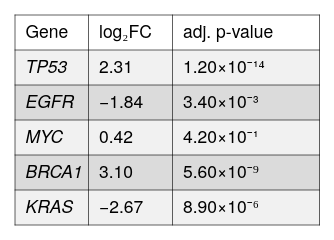

The Vega-Lite source for this figure:
### Vega-Lite specification from a JSON file in a GitHub repository (floating-point values rounded to 4 significant figures)
{"background": null, "config": {"arc": {"fill": "#DBDBDB", "fillOpacity": 1.0, "innerRadius": 25.0, "padAngle": 0.03, "stroke": "black", "strokeOpacity": 1, "strokeWidth": 0.25}, "area": {"fill": "#DBDBDB", "fillOpacity": 1.0, "stroke": "black", "strokeOpacity": 1, "strokeWidth": 0.25}, "axis": {"domain": true, "domainCap": "round", "domainColor": "black", "domainWidth": 0.25, "grid": false, "gridCap": "round", "gridColor": "#F1F1F1", "gridDash": [0, 0], "gridOpacity": 1.0, "gridWidth": 0.25, "labelColor": "black", "labelFont": "Helvetica Neue", "labelFontSize": 7, "labelFontStyle": "normal", "labelFontWeight": 400, "offset": 4.5, "ticks": true, "tickCap": "round", "tickColor": "black", "tickRound": false, "tickSize": 3, "tickWidth": 0.25, "titleColor": "black", "titleFont": "Helvetica Neue", "titleFontSize": 7, "titleFontStyle": "normal", "titleFontWeight": 400}, "axisX": {"domain": true, "labelAlign": "center", "labelAngle": 0, "labels": true, "ticks": true, "translate": 0}, "axisY": {"domain": true, "labelAlign": "right", "labelAngle": 0, "labels": true, "ticks": true, "translate": 0}, "axisRight": {"domain": true, "labelAlign": "left", "labelAngle": 0, "labels": true, "ticks": true, "translate": 0}, "axisTop": {"domain": true, "labelAlign": "center", "labelAngle": 0, "labels": true, "ticks": true, "translate": 0}, "axisBand": {"tickOffset": 0}, "bar": {"fill": "#DBDBDB", "fillOpacity": 1.0, "stroke": "black", "strokeOpacity": 1, "strokeWidth": 0.25}, "boxplot": {"size": 9.0, "ticks": {"cornerRadius": 0.25, "fill": "black", "opacity": 1, "size": 4.5, "thickness": 0.25}, "box": {"fillOpacity": 1.0, "stroke": "black", "strokeOpacity": 1, "strokeWidth": 0.25}, "median": {"cornerRadius": 0, "fill": "black", "fillOpacity": 1.0, "opacity": 1, "size": 9.0, "thickness": 0.25}, "rule": {"fill": "black", "fillOpacity": 1.0, "size": 10.0, "stroke": "black", "strokeDash": [0, 0], "strokeOpacity": 1, "strokeWidth": 0.25}, "outliers": {"color": "black", "fill": "black", "fillOpacity": 1.0, "size": 0, "stroke": "black", "strokeOpacity": 1, "strokeWidth": 0.25}}, "circle": {"fill": "black", "fillOpacity": 1.0, "size": 0.5, "stroke": null, "strokeOpacity": 1, "strokeWidth": 0.25}, "errorband": {"band": {"fillOpacity": 0.6, "stroke": null, "strokeWidth": 0.25, "strokeOpacity": 1}, "borders": {"opacity": 0, "strokeOpacity": 0.25, "strokeWidth": 1}}, "errorbar": {"opacity": 1, "rule": {"strokeDash": [0, 0], "strokeWidth": 0.25}, "ticks": {"color": "black", "cornerRadius": 0.125, "opacity": 1, "size": 6.0, "thickness": 0.25}, "thickness": 0.25}, "font": "Helvetica Neue", "geoshape": {"fill": "#DBDBDB", "fillOpacity": 1.0, "stroke": "black", "strokeOpacity": 1, "strokeWidth": 0.25}, "header": {"labelColor": "black", "labelFont": "Helvetica Neue", "labelFontSize": 7, "labelFontStyle": "normal", "labelFontWeight": 400, "titleColor": "black", "titleFont": "Helvetica Neue", "titleFontSize": 7, "titleFontStyle": "normal", "titleFontWeight": 400, "titlePadding": 0}, "legend": {"disable": false, "offset": 4.5, "titlePadding": 4, "labelOffset": 2, "gradientLabelOffset": 2, "gradientLength": 50.0, "gradientThickness": 5.0, "gradientOpacity": 1.0, "gradientStrokeColor": "black", "gradientStrokeWidth": 0.25, "labelColor": "black", "labelFont": "Helvetica Neue", "labelFontSize": 7, "labelFontStyle": "normal", "labelFontWeight": 400, "strokeColor": "black", "strokeWidth": 0, "symbolSize": 42, "symbolStrokeColor": "black", "symbolStrokeWidth": 0.25, "titleColor": "black", "titleFont": "Helvetica Neue", "titleFontSize": 7, "titleFontStyle": "normal", "titleFontWeight": 400}, "line": {"color": "black", "stroke": "black", "strokeCap": "round", "strokeDash": [0, 0], "strokeOpacity": 1, "strokeWidth": 0.375}, "point": {"filled": true, "fill": "#DBDBDB", "fillOpacity": 1.0, "size": 5.0, "stroke": "black", "strokeOpacity": 1, "strokeWidth": 0.25}, "range": {"category": ["#C6D9F1", "#F1C9CB", "#FEF0B9", "#CEE37A", "#7AA8E0", "#E589A3", "#FDDD5D", "#68B961", "#4177B1", "#C35082", "#E5C227", "#438156"], "diverging": {"scheme": ["#C35082", "#CE6D94", "#D989A7", "#E2A4BA", "#EABFCE", "#F1DBE2", "#F6F6F6", "#D7E0EB", "#B9CBE0", "#9BB6D5", "#7DA1C9", "#5F8CBD", "#4177B1"]}, "heatmap": {"scheme": ["#32022B", "#43044D", "#4C196E", "#4D338C", "#484DA6", "#3A68BB", "#1D83CA", "#1D9CCB", "#23B5C9", "#28CDC5", "#4DE0B4", "#91EE9F"]}, "ordinal": {"scheme": ["#F1F1F1", "#DBDBDB", "#C6C6C6", "#B2B2B2", "#9D9D9D", "#898989", "#767676", "#636363", "#515151", "#404040", "#2F2F2F", "#1F1F1F"]}, "ramp": {"scheme": ["#32022B", "#43044D", "#4C196E", "#4D338C", "#484DA6", "#3A68BB", "#1D83CA", "#1D9CCB", "#23B5C9", "#28CDC5", "#4DE0B4", "#91EE9F"]}}, "rule": {"color": "black", "stroke": "black", "strokeCap": "round", "strokeDash": [2, 2], "strokeOpacity": 1, "strokeWidth": 0.25}, "scale": {"bandPaddingInner": 0.1, "bandPaddingOuter": 0.1, "round": false}, "rect": {"fill": "#DBDBDB", "fillOpacity": 1.0, "stroke": "black", "strokeOpacity": 1, "strokeWidth": 0.25}, "square": {"fill": "#DBDBDB", "fillOpacity": 1.0, "size": 10.0, "stroke": "black", "strokeOpacity": 1, "strokeWidth": 0.25}, "text": {"color": "black", "font": "Helvetica Neue", "fontSize": 7, "fontStyle": "normal", "fontWeight": 400}, "tick": {"color": "black", "cornerRadius": 0.125, "opacity": 1.0, "size": 9.0, "thickness": 0.25}, "title": {"anchor": "middle", "frame": "group", "color": "black", "font": "Helvetica Neue", "fontSize": 7, "fontStyle": "normal", "fontWeight": 400, "subtitleColor": "black", "subtitleFont": "Helvetica Neue", "subtitleFontSize": "Helvetica Neue", "subtitleFontStyle": "normal", "subtitleFontWeight": 400}, "trail": {"color": "black", "opacity": 1, "size": 0.375}, "view": {"continuousWidth": 100, "continuousHeight": 100, "discreteWidth": 100, "discreteHeight": 100, "fill": null, "stroke": null, "strokeWidth": 0.25}}, "layer": [{"data": {"name": "data-680ea108daf5af24563e4da49a5d090b"}, "mark": {"type": "rect", "fill": "#F1F1F1", "stroke": null, "strokeWidth": 0}, "encoding": {"x": {"value": 0}, "x2": {"value": 29.4}, "y": {"axis": null, "field": "__rowidx", "scale": {"domain": [1, 2, 3, 4, 5], "paddingInner": 0, "paddingOuter": 0, "range": [14, 84]}, "type": "ordinal"}}, "transform": [{"window": [{"op": "row_number", "field": "", "as": "__rowidx"}]}, {"filter": "(datum.__rowidx - 1) % 2 == 0"}]}, {"data": {"name": "data-680ea108daf5af24563e4da49a5d090b"}, "mark": {"type": "rect", "fill": "#DBDBDB", "stroke": null, "strokeWidth": 0}, "encoding": {"x": {"value": 0}, "x2": {"value": 29.4}, "y": {"axis": null, "field": "__rowidx", "scale": {"domain": [1, 2, 3, 4, 5], "paddingInner": 0, "paddingOuter": 0, "range": [14, 84]}, "type": "ordinal"}}, "transform": [{"window": [{"op": "row_number", "field": "", "as": "__rowidx"}]}, {"filter": "(datum.__rowidx - 1) % 2 == 1"}]}, {"data": {"name": "data-680ea108daf5af24563e4da49a5d090b"}, "mark": {"type": "rect", "fill": "#F1F1F1", "stroke": null, "strokeWidth": 0}, "encoding": {"x": {"value": 29.4}, "x2": {"value": 63.0}, "y": {"axis": null, "field": "__rowidx", "scale": {"domain": [1, 2, 3, 4, 5], "paddingInner": 0, "paddingOuter": 0, "range": [14, 84]}, "type": "ordinal"}}, "transform": [{"window": [{"op": "row_number", "field": "", "as": "__rowidx"}]}, {"filter": "(datum.__rowidx - 1) % 2 == 0"}]}, {"data": {"name": "data-680ea108daf5af24563e4da49a5d090b"}, "mark": {"type": "rect", "fill": "#DBDBDB", "stroke": null, "strokeWidth": 0}, "encoding": {"x": {"value": 29.4}, "x2": {"value": 63.0}, "y": {"axis": null, "field": "__rowidx", "scale": {"domain": [1, 2, 3, 4, 5], "paddingInner": 0, "paddingOuter": 0, "range": [14, 84]}, "type": "ordinal"}}, "transform": [{"window": [{"op": "row_number", "field": "", "as": "__rowidx"}]}, {"filter": "(datum.__rowidx - 1) % 2 == 1"}]}, {"data": {"name": "data-680ea108daf5af24563e4da49a5d090b"}, "mark": {"type": "rect", "fill": "#F1F1F1", "stroke": null, "strokeWidth": 0}, "encoding": {"x": {"value": 63.0}, "x2": {"value": 121.8}, "y": {"axis": null, "field": "__rowidx", "scale": {"domain": [1, 2, 3, 4, 5], "paddingInner": 0, "paddingOuter": 0, "range": [14, 84]}, "type": "ordinal"}}, "transform": [{"window": [{"op": "row_number", "field": "", "as": "__rowidx"}]}, {"filter": "(datum.__rowidx - 1) % 2 == 0"}]}, {"data": {"name": "data-680ea108daf5af24563e4da49a5d090b"}, "mark": {"type": "rect", "fill": "#DBDBDB", "stroke": null, "strokeWidth": 0}, "encoding": {"x": {"value": 63.0}, "x2": {"value": 121.8}, "y": {"axis": null, "field": "__rowidx", "scale": {"domain": [1, 2, 3, 4, 5], "paddingInner": 0, "paddingOuter": 0, "range": [14, 84]}, "type": "ordinal"}}, "transform": [{"window": [{"op": "row_number", "field": "", "as": "__rowidx"}]}, {"filter": "(datum.__rowidx - 1) % 2 == 1"}]}, {"data": {"values": [{"__dysonsphere__": 1}]}, "mark": {"type": "rule", "color": "black", "strokeDash": [0, 0], "strokeWidth": 0.25}, "encoding": {"x": {"value": 0}, "x2": {"value": 121.8}, "y": {"value": 14}}}, {"data": {"values": [{"__dysonsphere__": 1}]}, "mark": {"type": "rule", "color": "black", "strokeDash": [0, 0], "strokeWidth": 0.25}, "encoding": {"x": {"value": 0}, "x2": {"value": 121.8}, "y": {"value": 28}}}, {"data": {"values": [{"__dysonsphere__": 1}]}, "mark": {"type": "rule", "color": "black", "strokeDash": [0, 0], "strokeWidth": 0.25}, "encoding": {"x": {"value": 0}, "x2": {"value": 121.8}, "y": {"value": 42}}}, {"data": {"values": [{"__dysonsphere__": 1}]}, "mark": {"type": "rule", "color": "black", "strokeDash": [0, 0], "strokeWidth": 0.25}, "encoding": {"x": {"value": 0}, "x2": {"value": 121.8}, "y": {"value": 56}}}, {"data": {"values": [{"__dysonsphere__": 1}]}, "mark": {"type": "rule", "color": "black", "strokeDash": [0, 0], "strokeWidth": 0.25}, "encoding": {"x": {"value": 0}, "x2": {"value": 121.8}, "y": {"value": 70}}}, {"data": {"values": [{"__dysonsphere__": 1}]}, "mark": {"type": "rule", "color": "black", "strokeDash": [0, 0], "strokeWidth": 0.25}, "encoding": {"x": {"value": 29.4}, "y": {"value": 0}, "y2": {"value": 84}}}, {"data": {"values": [{"__dysonsphere__": 1}]}, "mark": {"type": "rule", "color": "black", "strokeDash": [0, 0], "strokeWidth": 0.25}, "encoding": {"x": {"value": 63.0}, "y": {"value": 0}, "y2": {"value": 84}}}, {"data": {"values": [{"__dysonsphere__": 1}]}, "mark": {"type": "rule", "color": "black", "strokeDash": [0, 0], "strokeWidth": 0.25}, "encoding": {"x": {"value": 0}, "x2": {"value": 121.8}, "y": {"value": 0}}}, {"data": {"values": [{"__dysonsphere__": 1}]}, "mark": {"type": "rule", "color": "black", "strokeDash": [0, 0], "strokeWidth": 0.25}, "encoding": {"x": {"value": 0}, "x2": {"value": 121.8}, "y": {"value": 84}}}, {"data": {"values": [{"__dysonsphere__": 1}]}, "mark": {"type": "rule", "color": "black", "strokeDash": [0, 0], "strokeWidth": 0.25}, "encoding": {"x": {"value": 0}, "y": {"value": 0}, "y2": {"value": 84}}}, {"data": {"values": [{"__dysonsphere__": 1}]}, "mark": {"type": "rule", "color": "black", "strokeDash": [0, 0], "strokeWidth": 0.25}, "encoding": {"x": {"value": 121.8}, "y": {"value": 0}, "y2": {"value": 84}}}, {"data": {"name": "data-680ea108daf5af24563e4da49a5d090b"}, "mark": {"type": "text", "align": "left", "baseline": "middle", "fontSize": 7, "fontStyle": "italic"}, "encoding": {"text": {"field": "gene", "type": "nominal"}, "x": {"value": 4.2}, "y": {"axis": null, "bandPosition": 0.5, "field": "__rowidx", "scale": {"domain": [1, 2, 3, 4, 5], "paddingInner": 0, "paddingOuter": 0, "range": [14, 84]}, "type": "ordinal"}}, "transform": [{"window": [{"op": "row_number", "field": "", "as": "__rowidx"}]}]}, {"data": {"name": "data-680ea108daf5af24563e4da49a5d090b"}, "mark": {"type": "text", "align": "left", "baseline": "middle", "fontSize": 7}, "encoding": {"text": {"field": "log2FC", "format": ".2f", "type": "quantitative"}, "x": {"value": 33.6}, "y": {"axis": null, "bandPosition": 0.5, "field": "__rowidx", "scale": {"domain": [1, 2, 3, 4, 5], "paddingInner": 0, "paddingOuter": 0, "range": [14, 84]}, "type": "ordinal"}}, "transform": [{"window": [{"op": "row_number", "field": "", "as": "__rowidx"}]}]}, {"data": {"name": "data-680ea108daf5af24563e4da49a5d090b"}, "mark": {"type": "text", "align": "left", "baseline": "middle", "fontSize": 7}, "encoding": {"text": {"field": "__fmt_2", "type": "nominal"}, "x": {"value": 67.2}, "y": {"axis": null, "bandPosition": 0.5, "field": "__rowidx", "scale": {"domain": [1, 2, 3, 4, 5], "paddingInner": 0, "paddingOuter": 0, "range": [14, 84]}, "type": "ordinal"}}, "transform": [{"window": [{"op": "row_number", "field": "", "as": "__rowidx"}]}, {"calculate": "(datum['padj'] == null || datum['padj'] == 0 ? '0' : (datum['padj'] < 0 ? '−' : '') + format(abs(datum['padj'])/pow(10,floor((log(abs(datum['padj']))/log(10)))), '.2f') + '×10' + (floor((log(abs(datum['padj']))/log(10))) < 0 ? '⁻' : '') + (abs(floor((log(abs(datum['padj']))/log(10)))) >= 10 ? '⁰¹²³⁴⁵⁶⁷⁸⁹'[floor(abs(floor((log(abs(datum['padj']))/log(10))))/10)] + '⁰¹²³⁴⁵⁶⁷⁸⁹'[abs(floor((log(abs(datum['padj']))/log(10))))%10] : '⁰¹²³⁴⁵⁶⁷⁸⁹'[abs(floor((log(abs(datum['padj']))/log(10))))]))", "as": "__fmt_2"}]}, {"data": {"values": [{"__dysonsphere__": 1}]}, "mark": {"type": "text", "align": "left", "baseline": "middle", "fontSize": 7, "fontStyle": "bold"}, "encoding": {"text": {"value": "Gene"}, "x": {"value": 4.2}, "y": {"value": 7.0}}}, {"data": {"values": [{"__dysonsphere__": 1}]}, "mark": {"type": "text", "align": "left", "baseline": "middle", "fontSize": 7, "fontStyle": "bold"}, "encoding": {"text": {"value": "log₂FC"}, "x": {"value": 33.6}, "y": {"value": 7.0}}}, {"data": {"values": [{"__dysonsphere__": 1}]}, "mark": {"type": "text", "align": "left", "baseline": "middle", "fontSize": 7, "fontStyle": "bold"}, "encoding": {"text": {"value": "adj. p-value"}, "x": {"value": 67.2}, "y": {"value": 7.0}}}], "height": 84, "resolve": {"scale": {"color": "independent"}}, "view": {"fill": null, "stroke": null}, "width": 121.8, "$schema": "https://vega.github.io/schema/vega-lite/v6.4.1.json", "datasets": {"data-680ea108daf5af24563e4da49a5d090b": [{"gene": "TP53", "log2FC": 2.31, "padj": 1.2e-14}, {"gene": "EGFR", "log2FC": -1.84, "padj": 0.0034}, {"gene": "MYC", "log2FC": 0.42, "padj": 0.42}, {"gene": "BRCA1", "log2FC": 3.1, "padj": 5.6e-09}, {"gene": "KRAS", "log2FC": -2.67, "padj": 8.9e-06}]}}
